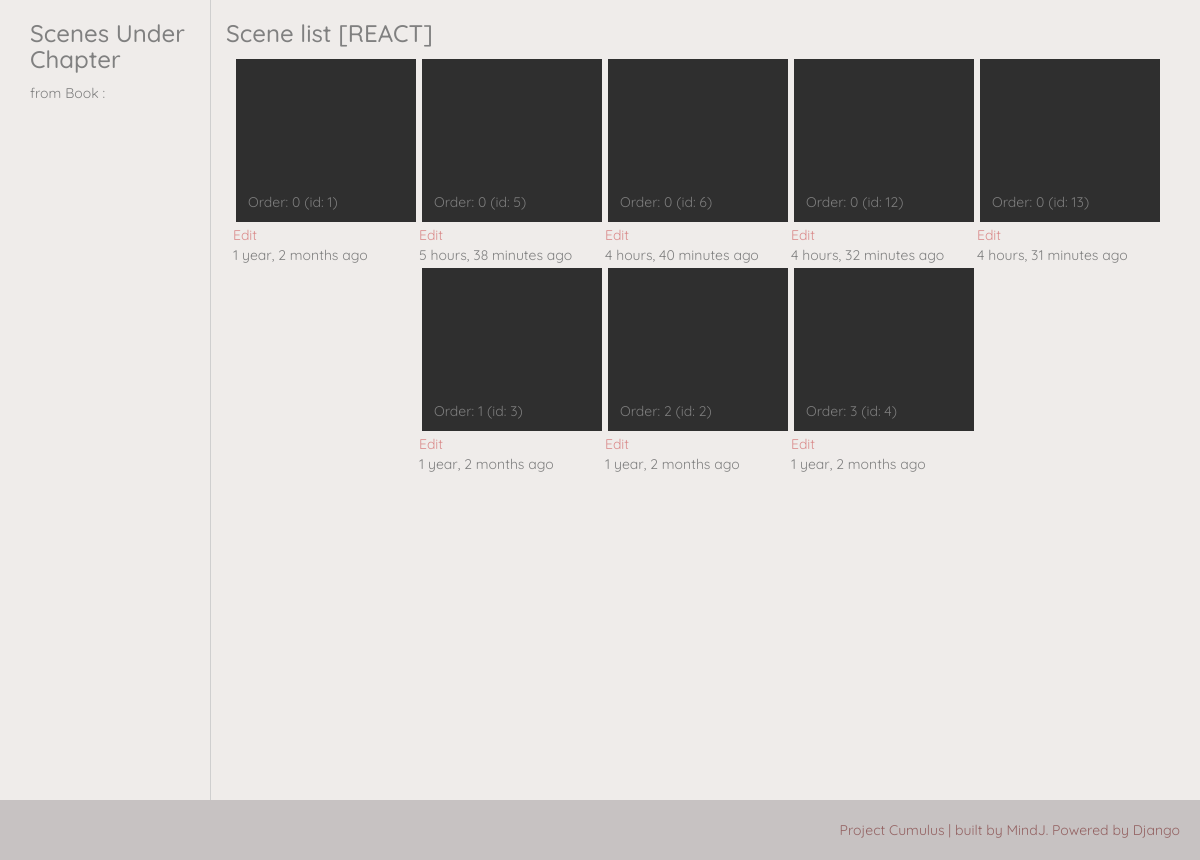
/flipbooks/1/0/, run on an earlier commit of the app's database.
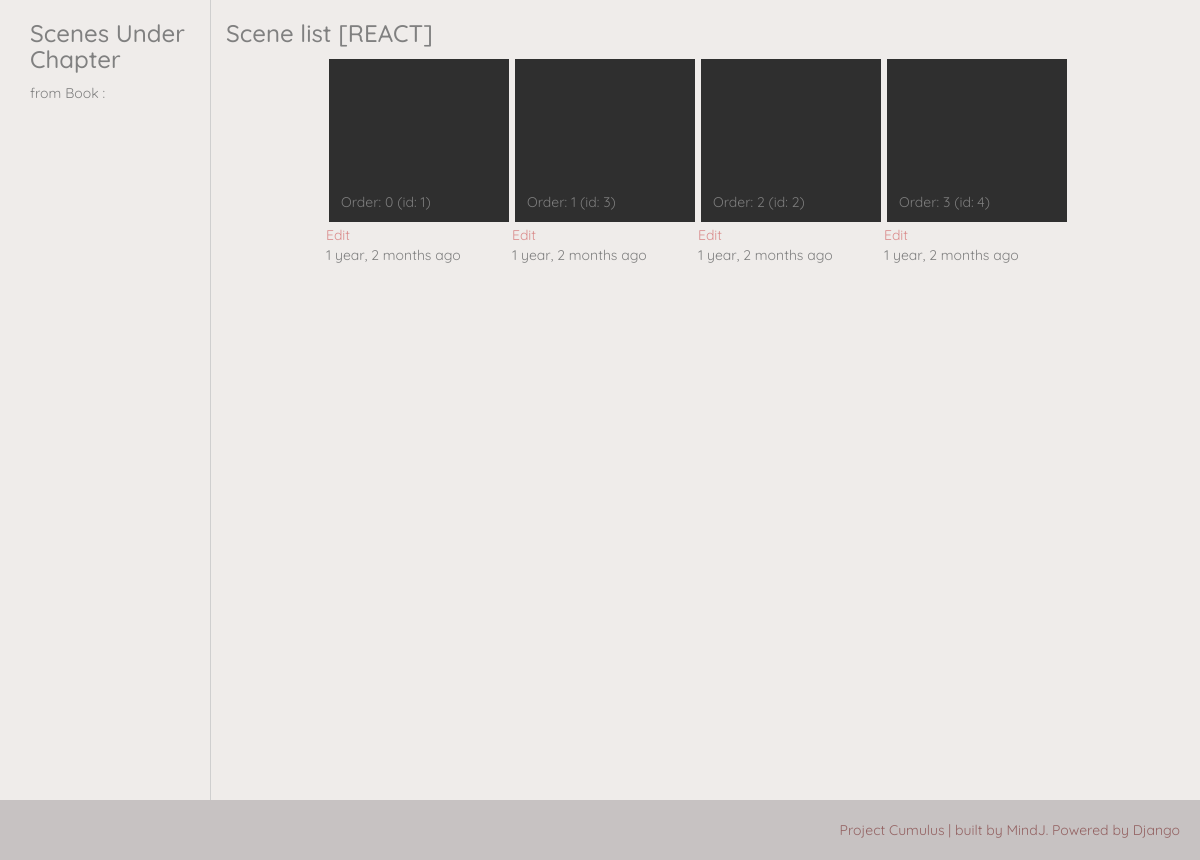
And on a later commit of the database.
### flipbooks/models.py (models this page shows, shortened)
class Scene(models.Model):
    order = models.IntegerField(default="0")
    children_li = models.TextField(max_length=200, blank=True, default="")
    name = models.CharField(max_length=50, blank=True, default="")
    description = models.TextField(max_length=100, blank=True, default="")
    chapter = models.ForeignKey(Chapter, on_delete=models.CASCADE, default=0)
    date_created = models.DateTimeField(auto_now_add=True)
    date_modified = models.DateTimeField(auto_now=True)

### flipbooks/views.py (the view)
# urls.py: re_path(r'^(?P<book_pk>\d+)/(?P<chapter_number>\d+)/$', views.ChapterDetailView_REACT.as_view(), name='chapter-detail'),
class ChapterDetailView_REACT(generic.TemplateView):
    model = Chapter
    queryset = Chapter.objects.all()
    template_name = "frontend/chapter_detail.html" # use frontend
    def get_context_data(self, *args, **kwargs):
        context = super(ChapterDetailView_REACT, self).get_context_data(*args, **kwargs)
        book = Book.objects.get(pk=kwargs['book_pk'])
        chapter = book.chapter_set.filter(number=kwargs['chapter_number'])[0]
        context['object_chapter'] = chapter
        context['object_scene_list'] = context['object_chapter'].scene_set.order_by('order')
        scene_create_form = forms.SceneCreateForm(initial={"chapter_number": chapter.number})
        context["scene_create_form"] = scene_create_form
        return context

### flipbooks/helpermodule/helpers.py (called while the page is built)
def is_valid_children_li(cli):
    if isinstance(cli, str) or isinstance(cli, str): # is it a string?
        cli = cli.split(",")
    elif isinstance(cli, list): # is it a list?
        pass
    else:
        return False
    cli = ''.join(cli)
    cli = cli.replace(" ","")
    if cli == '' : return False
    return True

### flipbooks/models.py (called while the page is built)
    def __str__(self):
        return "Chapter {}: {}".format(self.number, self.title)

### flipbooks/templatetags/flipbooks_custom_tags.py (called while the page is built)
@register.filter(name='map_queryset')
def map_queryset(qs, ref_ids):
    print("------ref_id recieved-------")
    print(ref_ids)
    if helpers.is_valid_children_li(ref_ids):
        ref_ids = ref_ids.split(",")
        ref_ids = [int(stringy_id) for stringy_id in ref_ids]
    else: return qs
    qs = list(qs)
    qs.sort(key=lambda frame: ref_ids.index(frame.id) if frame.id in ref_ids else -1)
    return qs

### frontend/templates/frontend/chapter_detail.html (shortened to what this page needs)
{% extends "layout_columned.html" %}
{% load thumbnail %}
{% load flipbooks_custom_tags %}
{% block left_column %}
    <h3>Scenes Under Chapter {{object.number}}</h3>
    <p>
        from Book : {{object.book.title}}
    </p>
{% endblock %}
{% block right_column %}
    <h3>Scene list [REACT]</h3>
    <ul class="list_scenes">
        {% for scene in object_scene_list %}
            <li>
                <a class="scene_container" href="{% url 'flipbooks:scene-play' pk=scene.pk %}">
                    <span class="flex_item preview_container">
                        {% with scene.strip_set.all|map_queryset:scene.children_li as mapped_strip_set %}
                            <div class="preview">
                            </div>
                        {% endwith %}
                    </span>
                    <span class="flex_item header">
                        Order: {{scene.order}} (id: {{scene.id}})
                    </span>
                    <a class="scene_edit" href="{% url 'flipbooks:scene-edit' pk=scene.pk %}">Edit</a>
                    <div class="flex_item timestamp">
                        {{ scene.date_created|timesince }} ago
                    </div>
                </a>
            </li>
        {% empty %}
            <p>No strips could be found</p>
        {% endfor %}
    </ul>
{% endblock %}
{% block extra_js %}
    {% load static %}
{% endblock extra_js %}

### proj_cumulus/templates/layout_columned.html (shortened to what this page needs)
{% extends "base.html" %}
{% block wrapper_class %}columned{% endblock %}
{% block layout %}
    <div class="container">
    <div class="row">
        <div class="col-md-2 left_column">
            {% block left_column %}
            {% endblock %}
        </div>
        <div class="col-md-10 right_column">
            {% block right_column %}
            {% endblock %}
        </div>
    </div>
    </div>
{% endblock %}

### proj_cumulus/templates/base.html (shortened to what this page needs)
{% load static %}
<!DOCTYPE html>
<html lang="en">
  <head>
    <link href="{% static 'bootstrap/css/bootstrap.min.css' %}" rel="stylesheet">
    <link rel="stylesheet" href="https://use.fontawesome.com/releases/v5.3.1/css/all.css">
    <link href="{% static 'css_static/main.css' %}" rel="stylesheet">
    <link href="{% static 'css_static/ui.css' %}" rel="stylesheet">
    <link href="{% static 'css_static/objectCards.css' %}" rel="stylesheet">
    <link href="{% static 'css_static/forms.css' %}" rel="stylesheet">
    <link href="{% static 'css_static/sortable.css' %}" rel="stylesheet">
    <link href="{% static 'css_static/components.css' %}" rel="stylesheet">
    <link href="{% static 'css_static/menus.css' %}" rel="stylesheet">
    <link href="{% static 'css_static/themes.css' %}" rel="stylesheet">
  </head>
<body class="{% block body_class %}{% endblock body_class %}">
    <div class="content_wrapper {% block wrapper_class %}{% endblock %}">
        {% block layout %}
        {% endblock %}
    </div>
    <div class='footer'>
        <span>Project Cumulus | built by MindJ. Powered by Django</span>
    </div>
  </body>
</html>

### static-storage/css_static/main.css (style rules this page uses)
html, body { margin: 0; height: 100%; }
body { background-color: #efecea; font-family: 'Quicksand', sans-serif; color: #808080; }
a { color: #da8d8d; }
.content_wrapper { display:flex; flex-direction: column; min-height: 100%; }
.content_wrapper.columned .container { display: flex; flex-grow: 1; flex-basis: auto; }
.content_wrapper.columned .container .row { display: flex; flex-grow: 1; flex-basis: auto; }
.content_wrapper.columned .container .right_column { flex-grow: 1; flex-basis: auto; border-left: 1px solid #cfcfcf; }
.footer { display: flex; flex-grow: 1; }
.footer span { text-align: right; align-self: flex-end; display: block; height: 60px; width: 100%; background-color: #c7c2c2; padding: 20px; color: #946363; }

### static-storage/css_static/objectCards.css (style rules this page uses)
ul.list_scenes { display:flex; flex-wrap: wrap; justify-content: center; margin: 0; padding: 0; list-style: none; }
ul.list_scenes .scene_container { display:flex; flex-direction: column; width: 180px; margin: 3px; color: white; }
.scene_container .flex_item:last-child { margin-top: auto; }
.scene_container .header { padding: 3px 12px 10px 12px; background-color:#2f2f2f; color: #7d7d7d; transition-property: background-color, color; transition-duration: 0.3s; }
.scene_container .preview_container { position: relative; overflow: hidden; height: 130px; box-sizing: border-box; border-top: 20px solid #2f2f2f; border-bottom: 20px solid #2f2f2f; background-color: #2f2f2f; transition-property: border; transition-duration: 0.3s; }
.scene_container .preview_container .preview { position: absolute; display:inline-block; width: 100%; top: 50%; left: 50%; transform: translate(-50%, -50%); }

What changed in the data, as far as the page shows it:
removed Scene: order "0", id "5", date_created "5 hours, 38 minutes"
removed Scene: order "0", id "6", date_created "4 hours, 40 minutes"
removed Scene: order "0", id "12", date_created "4 hours, 32 minutes"
removed Scene: order "0", id "13", date_created "4 hours, 31 minutes"
